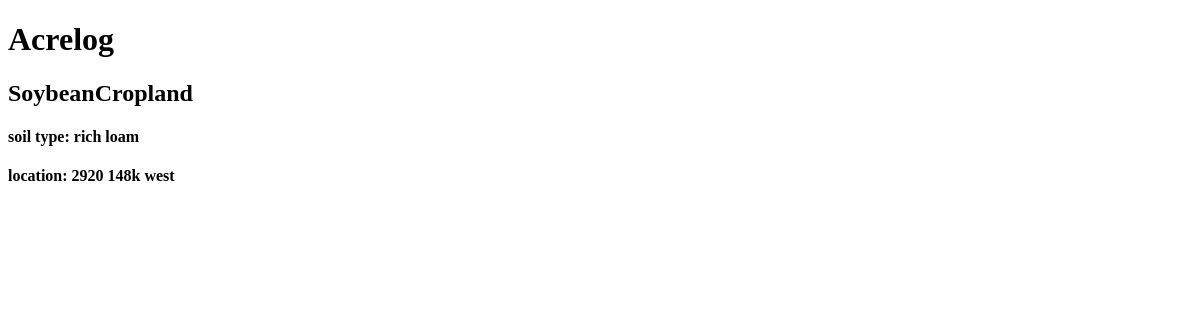
The app's page /acrelog/SoybeanCropland/, older data.
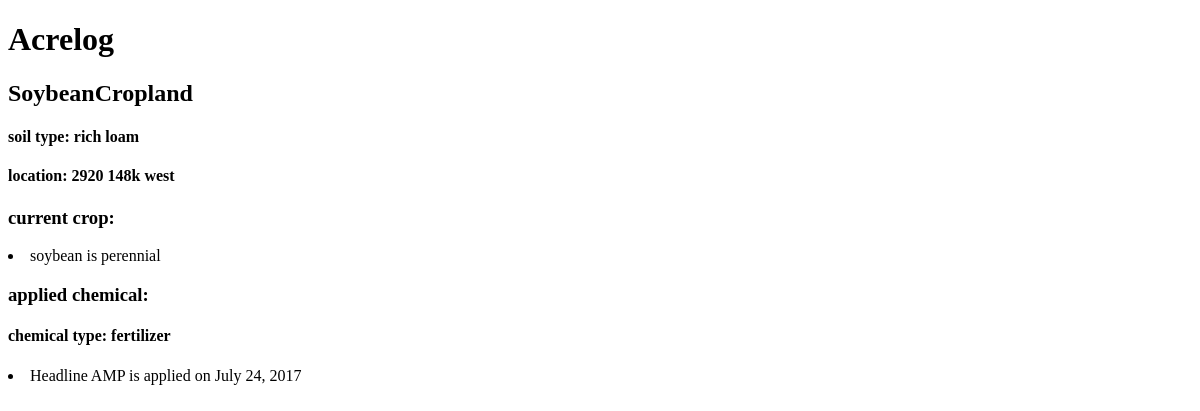
The same page, newer data.
### acrelog/models.py (models this page shows, shortened)
class Crop(models.Model):
    crop_name = models.CharField(max_length=50)
    scientific_name = models.CharField(max_length=50, default='sci_name')
    life_form = models.CharField(max_length=50, default='form')
    field_id = models.ForeignKey("Field", on_delete = models.CASCADE, default='field')

class Chemical(models.Model):
    chemical_type = models.CharField(max_length=50)
    date_applied = models.DateField()
    chemical_name = models.CharField(max_length=50, default='chemical')
    chem_field_id = models.ForeignKey("Field", on_delete = models.CASCADE, default='field')

### acrelog/views.py (the view)
# urls.py: path('<str:field_name>/', views.fields, name="fields")
def fields(request, field_name):
    latest_fields = Field.objects.all()
    field = get_object_or_404(Field, pk=field_name)
    return render(request, 'acrelog/fields.html',{'field':field})

### acrelog/templates/acrelog/fields.html (shortened to what this page needs)
<!DOCTYPE html>
<html>
<head>
</head>
<body>
    <h1>Acrelog</h1>
    {% if field %}
    <h2 >{{field.field_name}}</h2>
    <h4>soil type: {{ field.soil_type }}</h4>
    <h4>location: {{ field.location }}</h4>
    {% endif %}
    {% for crop in field.crop_set.all %}
        <h3>current crop:</h3>
        <li>{{ crop.crop_name }} is {{ crop.life_form }}</li>
    {% endfor %}
    {% for chemical in field.chemical_set.all %}
        <h3>applied chemical:</h3>
        <h4>chemical type: {{ chemical.chemical_type }}</h4>
        <li>{{ chemical.chemical_name }} is applied on {{ chemical.date_applied }}</li>
    {% endfor %}
</body>
</html>

Row changes from the older to the newer data that the page shows:
added Crop: crop_name "soybean", life_form "perennial"
added Chemical: chemical_type "fertilizer", chemical_name "Headline AMP", date_applied "July 24, 2017"
